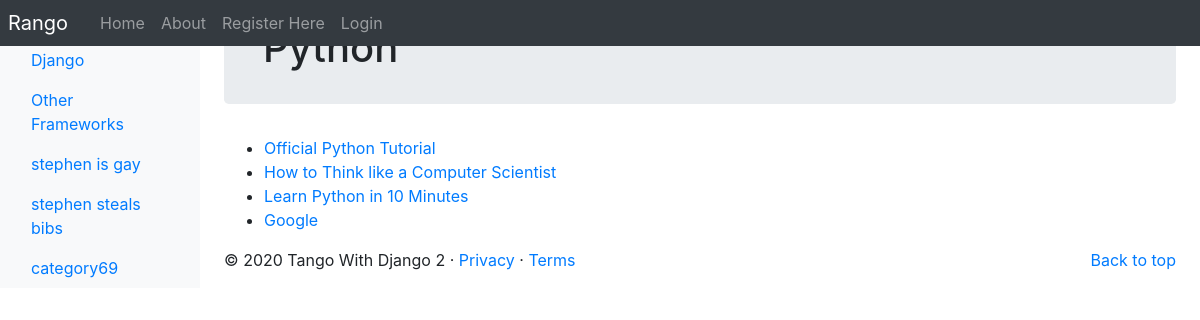
/rango/category/python/, run on the app's committed database.
### rango/models.py (models this page shows, shortened)
class Category(models.Model):
    NAME_MAX_LENGTH = 128
    name = models.CharField(max_length=NAME_MAX_LENGTH, unique=True)
    views = models.IntegerField(default=0)
    likes = models.IntegerField(default=0)
    slug = models.SlugField(unique=True)
    class Meta:
        verbose_name_plural = 'Categories'

class Page(models.Model):
    TITLE_MAX_LENGTH = 128
    URL_MAX_LENGTH = 200
    category = models.ForeignKey(Category, on_delete=models.CASCADE)
    title = models.CharField(max_length=TITLE_MAX_LENGTH)
    url = models.URLField()
    views = models.IntegerField(default=0)

### rango/views.py (the view)
def show_category(request, category_name_slug):
    context_dict = {}
    try:
        category = Category.objects.get(slug=category_name_slug)
        pages = Page.objects.filter(category=category)
        context_dict['pages'] = pages
        context_dict['category'] = category
    except Category.DoesNotExist:
        context_dict['pages'] = None
        context_dict['category'] = None
    return render(request, 'rango/category.html', context=context_dict)

### rango/templatetags/rango_template_tags.py (called while the page is built)
@register.inclusion_tag('rango/categories.html')
def get_category_list(current_category=None):
    return {'categories':Category.objects.all(), 'current_category':current_category}

### templates/rango/category.html (shortened to what this page needs)
{% extends 'rango/base.html' %}
{% load staticfiles %}
{% block body_block %}
    {% if category %}
        <div class="jumbotron p-4">
            <div class="container">
                <h1 class="jumbotron-heading">{{ category.name }}</h1>
            </div>
        </div>
        {% if pages %}
            <ul>
                {% for page in pages %}
                <li><a href="{{ page.url }}">{{ page.title }}</a></li>
                {% endfor %}
            </ul>
        {% else %}
            <strong>No pages currently in category.</strong>
        {% endif %}
    {% else %}
        The specified category does not exist.
    {% endif %}
{% endblock %}

### templates/rango/base.html (shortened to what this page needs)
<!DOCTYPE html>
{% load staticfiles %}
{% load rango_template_tags %}
<html lang="en">
    <head>
    <link href="https://getbootstrap.com/docs/4.2/dist/css/bootstrap.min.css" rel="stylesheet">
    <link href="https://getbootstrap.com/docs/4.2/examples/dashboard/dashboard.css" rel="stylesheet">
    </head>
    <body>
        <header>
            <nav class="navbar navbar-expand-md navbar-dark fixed-top bg-dark p-0">
                <a class="navbar-brand p-2" href="{% url 'rango:index' %}">Rango</a>
                <div class="collapse navbar-collapse" id="navbarCollapse">
                    <ul class="navbar-nav mr-auto">
                        <li class="nav-item"><a class="nav-link" href="{% url 'rango:index' %}">Home</a></li>
                        <li class="nav-item "><a class="nav-link" href="{% url 'rango:about' %}">About</a></li>
                        {% if user.is_authenticated %}
                        <li class="nav-item "><a class="nav-link" href="{% url 'rango:restricted' %}">Restricted</a></li>
                        <li class="nav-item"><a class="nav-link" href="{% url 'auth_logout' %}?next=/rango/">Logout</a></li>
                        <li class="nav-item"><a class="nav-link" href="{% url 'rango:add_category' %}">Add Category</a></li>
                        <li class="nav-item"><a class="nav-link" href="{% url 'auth_password_change' %}">Change Password</a></li>
                        {% else %}
                        <li class="nav-item"><a class="nav-link" href="{% url 'registration_register' %}">Register Here</a></li>
                        <li class="nav-item "><a class="nav-link" href="{% url 'auth_login' %}">Login</a></li>
                        {% endif %}
                    </ul>
                </div>
            </nav>
        </header>
        <div class="container-fluid">
            <div class="row">
                <nav class="col-md-2 d-none d-md-block bg-light sidebar">
                    <div class="sidebar-sticky">
                    {% block sidebar_block %}
                        {% get_category_list category %}
                    {% endblock %}
                    </div>
                </nav>
                <main role="main" class="col-md-9  ml-sm-auto col-lg-10 px-4">
                    {% block body_block %}{% endblock %}
                    <footer>
                        <p class="float-right"><a href="#">Back to top</a></p>
                        <p>&copy; 2020 Tango With Django 2 &middot; <a href="#">Privacy</a> &middot; <a href="#">Terms</a></p>
                    </footer>
                </main>
            </div>
        </div>
    </body>
</html>

### templates/rango/categories.html (shortened to what this page needs)
<ul class="nav flex-column">
    {% if categories %}
        {% for c in categories %}
            {% if c == current_category %}
            <li class="nav-item">
                <a class="nav-link active" href="{% url 'rango:show_category' c.slug %}">
                </a>
            </li>
            {% else %}
            <li class="nav-item">
                <a class="nav-link" href="{% url 'rango:show_category' c.slug %}">
                    {{ c.name }}
                </a>
            </li>
            {% endif %}
        {% endfor %}
    {% else %}
        <li class="nav-item">There are no categories present.</li>
    {% endif %}
</ul>

### data on the page
Category: name "Django"
Category: name "Other Frameworks"
Category: name "stephen is gay"
Category: name "stephen steals bibs"
Category: name "category69"
Category: name "Python"
Page: title "Official Python Tutorial"
Page: title "How to Think like a Computer Scientist"
Page: title "Learn Python in 10 Minutes"
Page: title "Google"
